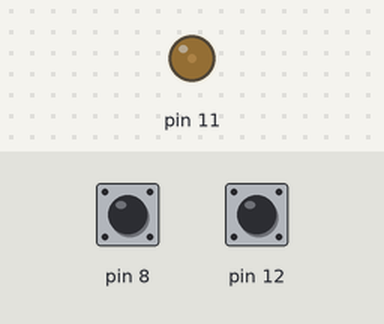
Recording of a sketch running on a simulated Arduino Uno, built with avr-gcc and run on an emulated ATmega328P. On the bench: output pins drawn as LEDs (lit = HIGH). The test bench sets the inputs (shaded band); at power-on: pin 8 HIGH, pin 12 HIGH.

Above: at 1.2 s.
1.3 s: pin 8 pulled LOW for 0.15 s
At 2.2 s:
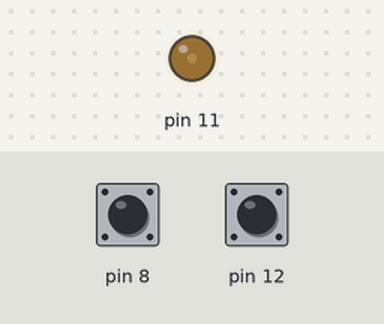
2.9 s: pin 8 pulled LOW for 1 s
At 4.7 s:
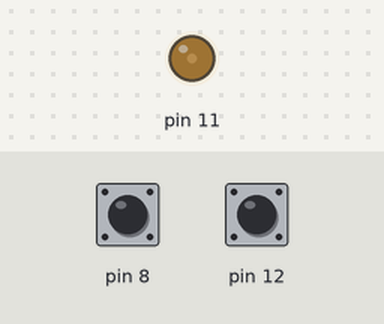
5.4 s: pin 8 pulsed LOW 5 times (0.12 s each, 0.3 s apart)
At 7.5 s:
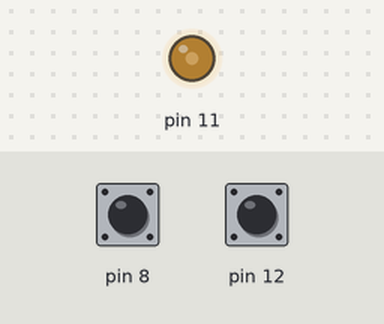
Timing chart, 0 to 9.0 s (numbered marks = the images above; inputs shaded):
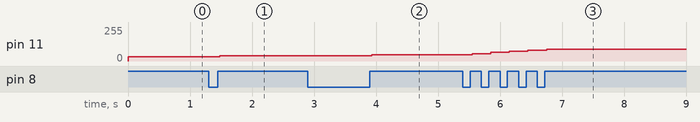

The sketch:

sketch.ino
```cpp
struct EdgeDetector
{
private:
  const int minDuration;
  const int targetState;

  int candidate;
  int candidateSince;
  int lastState;

public:
  EdgeDetector(int minDuration, int targetState)
    : minDuration(minDuration), targetState(targetState)
    {

    }

  void begin(int state, int time)
  {
    candidate = state;
    candidateSince = time;
    lastState = state;
  }

  bool detect(int state, int time)
  {
    if(state != candidate)
    {
      candidate = state;
      candidateSince = time;
    }
    else
    {
      int duration = time - candidateSince;

      if(duration > minDuration)
      {
        if(candidate != lastState)
        {
          lastState = candidate;

          if(candidate == targetState)
          {
            return true;
          }
        }
      }
    }

    return false;

  }
};

struct Pwm
{
private:
  int pin;
  int pulseWidth;
  int step;

  void write()
  {
    analogWrite(pin, pulseWidth);
  }

public:
  Pwm(int pin, int pulseWidth, int step)
    : pin(pin), pulseWidth(pulseWidth), step(step)
  {

  }

  void begin()
  {
    pinMode(pin, OUTPUT);
    write();
  }

  void increase()
  {
    pulseWidth += step;
    write();
  }

  void decrease()
  {
    pulseWidth -= step;
    write();
  }
};

struct DigitalInputPullup
{
private:
  int pin;
public:
  DigitalInputPullup(int pin) : pin(pin)
  {

  }

  void begin()
  {
    pinMode(pin, INPUT_PULLUP);
  }

  bool read()
  {
    return digitalRead(pin);
  }
};

DigitalInputPullup buttonRight(8);
DigitalInputPullup buttonLeft(12);
EdgeDetector edgeRight(30, HIGH);
EdgeDetector edgeLeft(30, HIGH);
Pwm led(11, 32, 8);

void setup()
{
  buttonRight.begin();
  buttonLeft.begin();

  edgeRight.begin(buttonRight.read(), millis);
  edgeLeft.begin(buttonLeft.read(), millis);

  led.begin();
}

void loop()
{
  if(edgeRight.detect(buttonRight.read(), millis()))
  {
    led.increase();
  }

  if(edgeLeft.detect(buttonLeft.read(), millis()))
  {
    led.decrease();
  }
}
```

Measured:
- after the input at 1.3 s, pin 11: 32/255 → 40/255 after 0.18 s
- after the input at 2.9 s, pin 11: 40/255 → 48/255 after 1.0 s
- after the input at 5.4 s, pin 11: moves from 48/255 to 88/255 over 1.2 s, starting after 0.15 s
